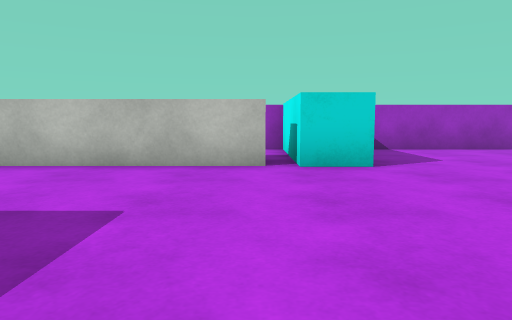
view 1 (above)

17 first-person views from a walk through a scene from a Unity 3-D project. The camera is 0.33 m above the floor, tilts 6° down and sees 70° across. The floor is counted in squares, 0.5 m on a side. Each view is taken from the middle of a square. On the plan, view 1 faces up. The plan holds only what a view shows up to about 11 squares ahead; the rest is blank. The player is left out. Surface patterns are stand-ins for the level's own textures.

view 2
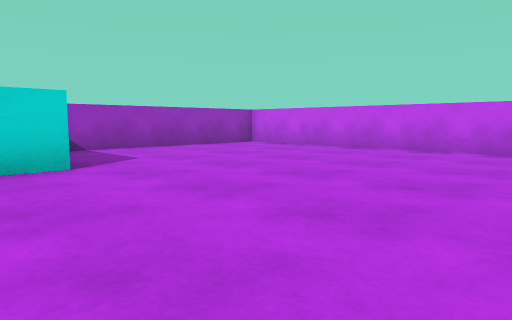

view 3
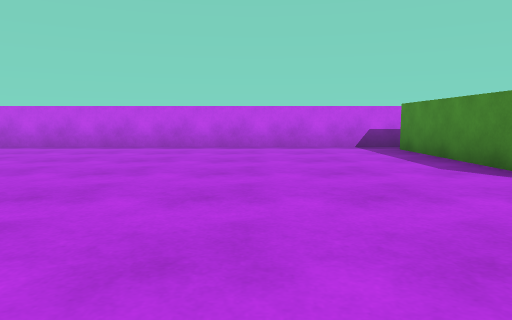

view 4
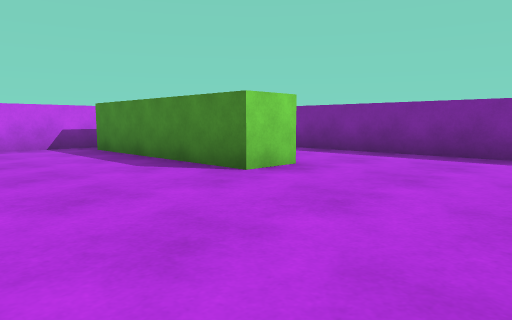

view 5
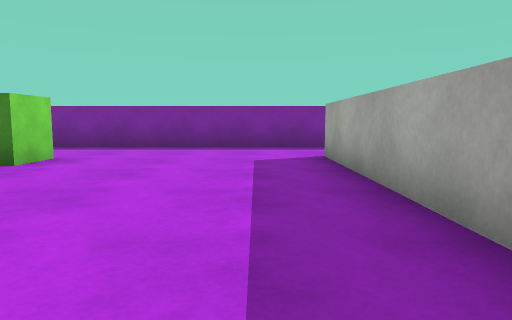

view 6
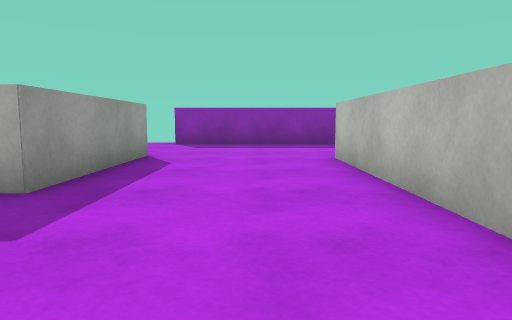

view 7
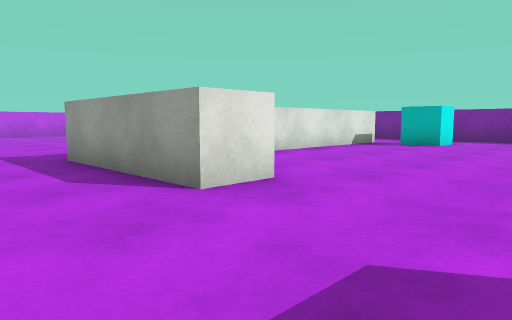

view 8
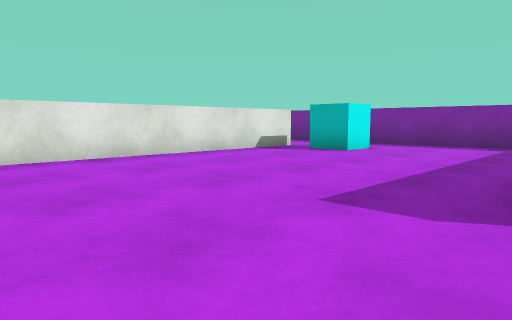

view 9
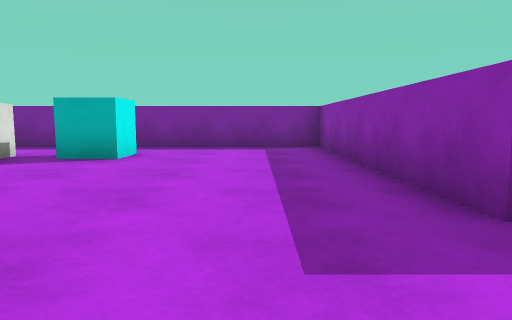

view 10
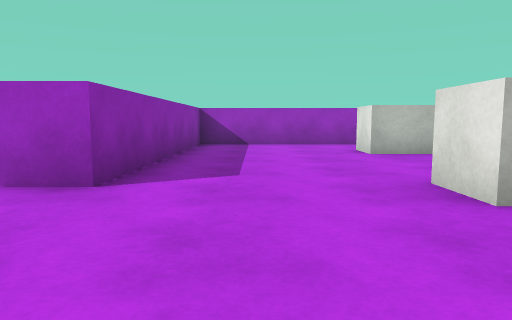

view 11
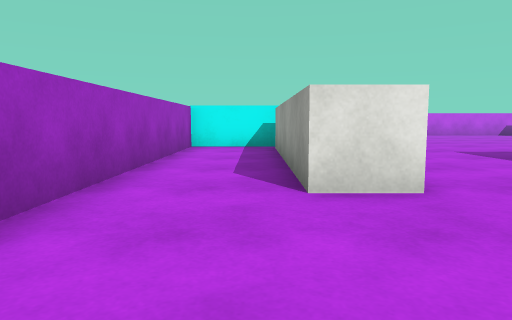

view 12
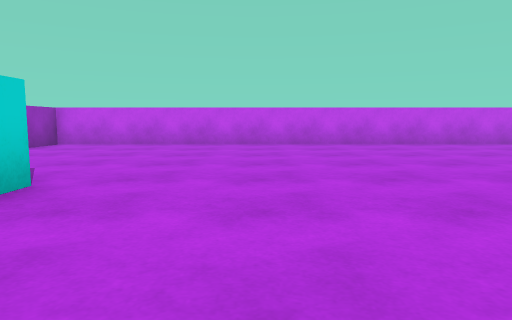

view 13
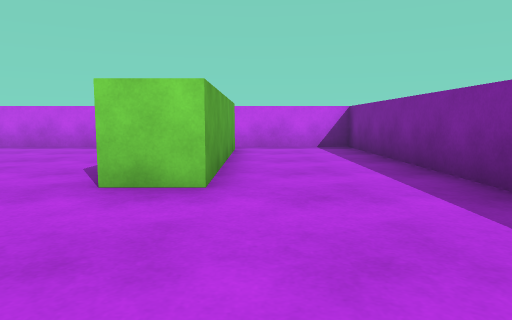

view 14
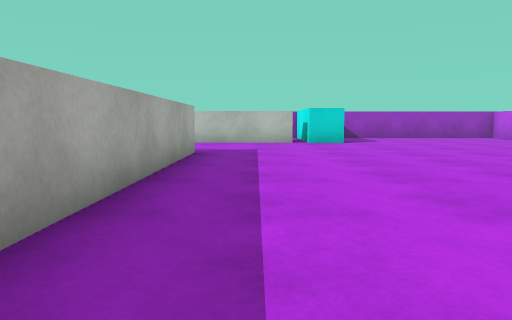

view 15
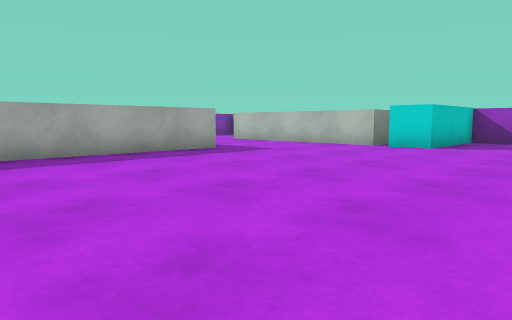

view 16
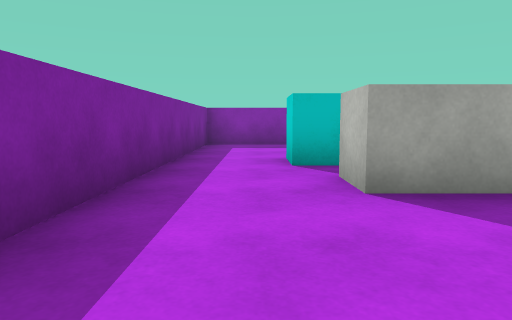

view 17
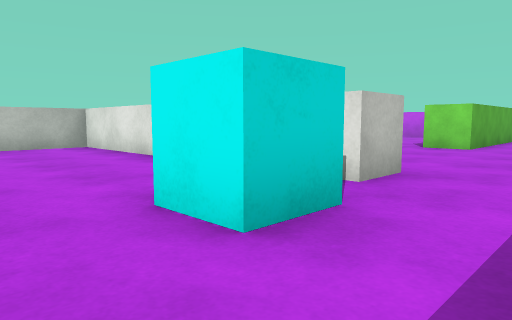

### Floor plan
Points are (right, up) in squares from view 1. A wall is a line through its corners. A room is listed if a view was taken in it or the views show most of it. See-through windows are left out.
Room 1 (views 1, 2, 3, 4, 5, 6, 7, 8, 9, 10, 11, 12, 13, 14, 15, 16, 17)
walls: (-2.3, 1.9) (-2.3, -7) (-3.4, -7) (-3.4, 0.8) (-6.1, 0.8) (-6.1, 1.9) (-2.3, 1.9); (0.1, 6.5) (0.1, 5.4) (-5.7, 5.4) (-5.7, 6.5) (-0.1, 6.5); (-9.6, -2.2) (-9.6, -9.4) (8.5, -9.4) (8.5, 8.7) (-9.6, 8.7) (-9.6, 1.7) (-10.6, 1.7); (7.5, -6.5) (2.6, -6.5) (2.6, -5.4) (7.8, -5.4)
ways out: gap at (8, -6)
objects: other object (-5, -7); other object (1, 5) to (2, 8)

Positions as (right, up) in squares from view 1, and headings:
1: (0, 0), facing up
2: (0, 0), facing up-right
3: (-1, -2), facing right
4: (-1, -2), facing down-right
5: (-1, 0), facing down
6: (1, 4), facing left
7: (-9, 4), facing down-right
8: (-10, 1), facing down-right
9: (-8, 0), facing down
10: (-8, -2), facing up
11: (-9, 7), facing right
12: (-2, 3), facing right
13: (-1, -7), facing right
14: (-1, -6), facing up
15: (5, -4), facing up-left
16: (1, -8), facing left
17: (-7, -9), facing up-right
